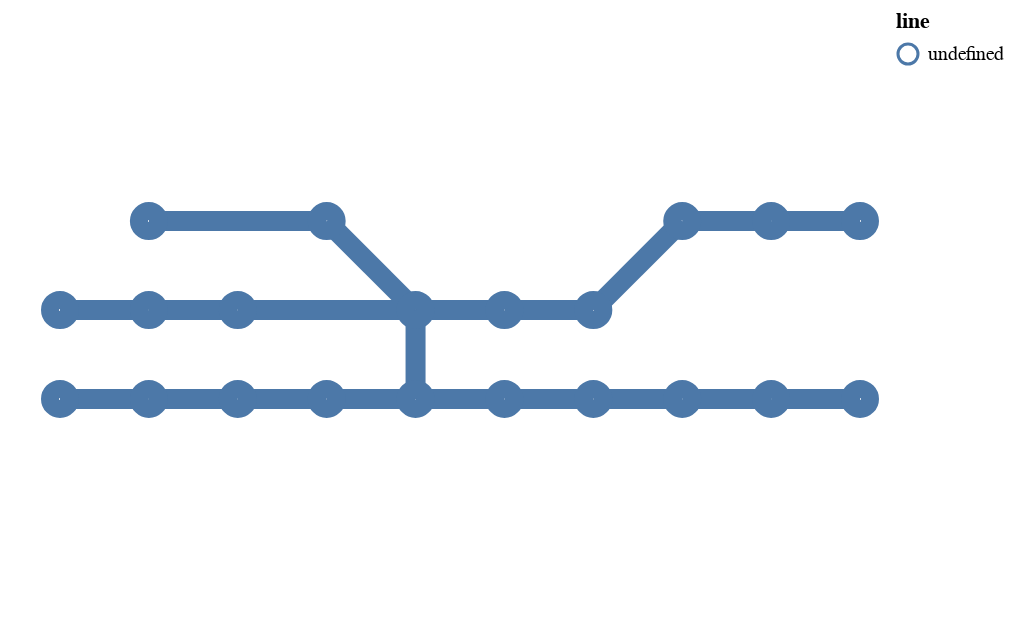

This figure's notebook cell:
### Code cell
dataset.cg.altair_graph(dataset.cg.graph, 10)

### Figure 1 — Vega-Lite specification as saved in the notebook (floating-point values rounded to 4 significant figures)
{"config": {"view": {"continuousWidth": 400, "continuousHeight": 300}}, "layer": [{"data": {"name": "data-f212f50dc8f13d7fb3511ad1b40472c9"}, "mark": {"type": "geoshape", "filled": false, "strokeWidth": 10}, "encoding": {"color": {"field": "line", "type": "nominal"}}}, {"data": {"name": "data-bcab4cf699acef313f5d1960b2e2e5b1"}, "mark": {"type": "geoshape", "filled": false, "strokeWidth": 10}}], "$schema": "https://vega.github.io/schema/vega-lite/v4.17.0.json", "datasets": {"data-f212f50dc8f13d7fb3511ad1b40472c9": [{"weight": 0.3, "type": "Feature", "geometry": {"type": "LineString", "coordinates": [[0.0, 0.0], [1.0, 0.0]]}}, {"weight": 0.3, "type": "Feature", "geometry": {"type": "LineString", "coordinates": [[1.0, 0.0], [2.0, 0.0]]}}, {"weight": 0.3, "type": "Feature", "geometry": {"type": "LineString", "coordinates": [[2.0, 0.0], [3.0, 0.0]]}}, {"weight": 0.3, "type": "Feature", "geometry": {"type": "LineString", "coordinates": [[3.0, 0.0], [4.0, 0.0]]}}, {"weight": 0.3, "type": "Feature", "geometry": {"type": "LineString", "coordinates": [[4.0, 0.0], [5.0, 0.0]]}}, {"weight": 0.4, "type": "Feature", "geometry": {"type": "LineString", "coordinates": [[4.0, 0.0], [4.0, 1.0]]}}, {"weight": 0.3, "type": "Feature", "geometry": {"type": "LineString", "coordinates": [[5.0, 0.0], [6.0, 0.0]]}}, {"weight": 0.3, "type": "Feature", "geometry": {"type": "LineString", "coordinates": [[6.0, 0.0], [7.0, 0.0]]}}, {"weight": 0.3, "type": "Feature", "geometry": {"type": "LineString", "coordinates": [[7.0, 0.0], [8.0, 0.0]]}}, {"weight": 0.3, "type": "Feature", "geometry": {"type": "LineString", "coordinates": [[8.0, 0.0], [9.0, 0.0]]}}, {"weight": 0.3, "type": "Feature", "geometry": {"type": "LineString", "coordinates": [[0.0, 1.0], [1.0, 1.0]]}}, {"weight": 0.3, "type": "Feature", "geometry": {"type": "LineString", "coordinates": [[1.0, 1.0], [2.0, 1.0]]}}, {"weight": 0.3, "type": "Feature", "geometry": {"type": "LineString", "coordinates": [[2.0, 1.0], [4.0, 1.0]]}}, {"weight": 0.3, "type": "Feature", "geometry": {"type": "LineString", "coordinates": [[4.0, 1.0], [5.0, 1.0]]}}, {"weight": 0.4, "type": "Feature", "geometry": {"type": "LineString", "coordinates": [[4.0, 1.0], [3.0, 2.0]]}}, {"weight": 0.3, "type": "Feature", "geometry": {"type": "LineString", "coordinates": [[5.0, 1.0], [6.0, 1.0]]}}, {"weight": 0.3, "type": "Feature", "geometry": {"type": "LineString", "coordinates": [[6.0, 1.0], [7.0, 2.0]]}}, {"weight": 0.3, "type": "Feature", "geometry": {"type": "LineString", "coordinates": [[7.0, 2.0], [8.0, 2.0]]}}, {"weight": 0.3, "type": "Feature", "geometry": {"type": "LineString", "coordinates": [[8.0, 2.0], [9.0, 2.0]]}}, {"weight": 0.4, "type": "Feature", "geometry": {"type": "LineString", "coordinates": [[1.0, 2.0], [3.0, 2.0]]}}], "data-bcab4cf699acef313f5d1960b2e2e5b1": [{"station": 0, "side": 0, "line": 0, "contraction": {"10": {"station": 0, "side": 1, "line": 1}, "11": {"station": 0, "side": -1, "line": 1}}, "nodeID": 0, "type": "Feature", "geometry": {"type": "Point", "coordinates": [0.0, 0.0]}}, {"station": 1, "side": 0, "line": 0, "contraction": {"12": {"station": 1, "side": 1, "line": 1}, "13": {"station": 1, "side": -1, "line": 1}}, "nodeID": 1, "type": "Feature", "geometry": {"type": "Point", "coordinates": [1.0, 0.0]}}, {"station": 2, "side": 0, "line": 0, "contraction": {"14": {"station": 2, "side": 1, "line": 1}, "15": {"station": 2, "side": -1, "line": 1}}, "nodeID": 2, "type": "Feature", "geometry": {"type": "Point", "coordinates": [2.0, 0.0]}}, {"station": 3, "side": 0, "line": 0, "contraction": {"16": {"station": 3, "side": 1, "line": 1}, "17": {"station": 3, "side": -1, "line": 1}}, "nodeID": 3, "type": "Feature", "geometry": {"type": "Point", "coordinates": [3.0, 0.0]}}, {"station": 4, "side": 0, "line": 0, "contraction": {"18": {"station": 4, "side": 1, "line": 1}, "19": {"station": 4, "side": -1, "line": 1}, "67": {"station": 4, "side": 1, "line": 4}, "68": {"station": 4, "side": -1, "line": 4}}, "nodeID": 4, "type": "Feature", "geometry": {"type": "Point", "coordinates": [4.0, 0.0]}}, {"station": 5, "side": 0, "line": 0, "contraction": {"20": {"station": 5, "side": 1, "line": 1}, "21": {"station": 5, "side": -1, "line": 1}}, "nodeID": 5, "type": "Feature", "geometry": {"type": "Point", "coordinates": [5.0, 0.0]}}, {"station": 6, "side": 0, "line": 0, "contraction": {"22": {"station": 6, "side": 1, "line": 1}, "23": {"station": 6, "side": -1, "line": 1}}, "nodeID": 6, "type": "Feature", "geometry": {"type": "Point", "coordinates": [6.0, 0.0]}}, {"station": 7, "side": 0, "line": 0, "contraction": {"24": {"station": 7, "side": 1, "line": 1}, "25": {"station": 7, "side": -1, "line": 1}}, "nodeID": 7, "type": "Feature", "geometry": {"type": "Point", "coordinates": [7.0, 0.0]}}, {"station": 8, "side": 0, "line": 0, "contraction": {"26": {"station": 8, "side": 1, "line": 1}, "27": {"station": 8, "side": -1, "line": 1}}, "nodeID": 8, "type": "Feature", "geometry": {"type": "Point", "coordinates": [8.0, 0.0]}}, {"station": 9, "side": 0, "line": 0, "contraction": {"28": {"station": 9, "side": 1, "line": 1}, "29": {"station": 9, "side": -1, "line": 1}}, "nodeID": 9, "type": "Feature", "geometry": {"type": "Point", "coordinates": [9.0, 0.0]}}, {"station": 10, "side": 0, "line": 0, "contraction": {"34": {"station": 10, "side": 1, "line": 2}, "35": {"station": 10, "side": -1, "line": 2}}, "nodeID": 10, "type": "Feature", "geometry": {"type": "Point", "coordinates": [0.0, 1.0]}}, {"station": 11, "side": 0, "line": 0, "contraction": {"36": {"station": 11, "side": 1, "line": 2}, "37": {"station": 11, "side": -1, "line": 2}}, "nodeID": 11, "type": "Feature", "geometry": {"type": "Point", "coordinates": [1.0, 1.0]}}, {"station": 12, "side": 0, "line": 0, "contraction": {"38": {"station": 12, "side": 1, "line": 2}, "39": {"station": 12, "side": -1, "line": 2}}, "nodeID": 12, "type": "Feature", "geometry": {"type": "Point", "coordinates": [2.0, 1.0]}}, {"station": 14, "side": 0, "line": 0, "contraction": {"40": {"station": 14, "side": 1, "line": 2}, "41": {"station": 14, "side": -1, "line": 2}, "47": {"station": 14, "side": 1, "line": 3}, "48": {"station": 14, "side": -1, "line": 3}, "65": {"station": 14, "side": 1, "line": 4}, "66": {"station": 14, "side": -1, "line": 4}}, "nodeID": 13, "type": "Feature", "geometry": {"type": "Point", "coordinates": [4.0, 1.0]}}, {"station": 15, "side": 0, "line": 0, "contraction": {"49": {"station": 15, "side": 1, "line": 3}, "50": {"station": 15, "side": -1, "line": 3}}, "nodeID": 14, "type": "Feature", "geometry": {"type": "Point", "coordinates": [5.0, 1.0]}}, {"station": 16, "side": 0, "line": 0, "contraction": {"51": {"station": 16, "side": 1, "line": 3}, "52": {"station": 16, "side": -1, "line": 3}}, "nodeID": 15, "type": "Feature", "geometry": {"type": "Point", "coordinates": [6.0, 1.0]}}, {"station": 27, "side": 0, "line": 0, "contraction": {"53": {"station": 27, "side": 1, "line": 3}, "54": {"station": 27, "side": -1, "line": 3}}, "nodeID": 16, "type": "Feature", "geometry": {"type": "Point", "coordinates": [7.0, 2.0]}}, {"station": 28, "side": 0, "line": 0, "contraction": {"55": {"station": 28, "side": 1, "line": 3}, "56": {"station": 28, "side": -1, "line": 3}}, "nodeID": 17, "type": "Feature", "geometry": {"type": "Point", "coordinates": [8.0, 2.0]}}, {"station": 29, "side": 0, "line": 0, "contraction": {"57": {"station": 29, "side": 1, "line": 3}, "58": {"station": 29, "side": -1, "line": 3}}, "nodeID": 18, "type": "Feature", "geometry": {"type": "Point", "coordinates": [9.0, 2.0]}}, {"station": 21, "side": 0, "line": 0, "contraction": {"61": {"station": 21, "side": 1, "line": 4}, "62": {"station": 21, "side": -1, "line": 4}}, "nodeID": 19, "type": "Feature", "geometry": {"type": "Point", "coordinates": [1.0, 2.0]}}, {"station": 23, "side": 0, "line": 0, "contraction": {"63": {"station": 23, "side": 1, "line": 4}, "64": {"station": 23, "side": -1, "line": 4}}, "nodeID": 20, "type": "Feature", "geometry": {"type": "Point", "coordinates": [3.0, 2.0]}}]}}
